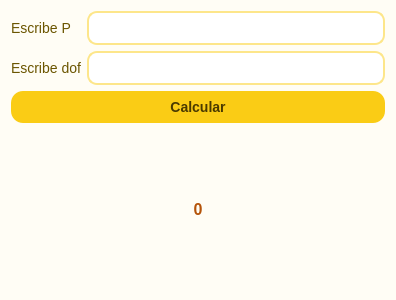
<?xml version="1.0" encoding="UTF-8"?>
<ui version="4.0">
 <class>Dialog</class>
 <widget class="QDialog" name="Dialog">
  <property name="geometry">
   <rect>
    <x>0</x>
    <y>0</y>
    <width>396</width>
    <height>300</height>
   </rect>
  </property>
  <property name="windowTitle">
   <string>Simpson2</string>
  </property>
  <property name="styleSheet">
   <string notr="true">QDialog {
    background-color: #fffdf5;
    font-family: &quot;Segoe UI&quot;, Arial, sans-serif;
}

/* Título */
QLabel#labelTitulo {
    color: #7a5c00;
    font-size: 18px;
    font-weight: bold;
}

/* Etiquetas normales */
QLabel {
    color: #6b5500;
    font-size: 14px;
}
QLabel#label_resultado {
    color: #6b5500;
    font-size: 48px;
}

/* Inputs */
QLineEdit {
    background-color: #ffffff;
    border: 2px solid #fde68a;
    border-radius: 10px;
    padding: 6px 10px;
    font-size: 14px;
    color: #5a4500;
}

QLineEdit:focus {
    border: 2px solid #facc15;
    background-color: #fffbeb;
}

/* Botón */
QPushButton {
    background-color: #facc15;
    color: #4a3a00;
    border-radius: 12px;
    padding: 8px;
    font-size: 14px;
    font-weight: bold;
}

QPushButton:hover {
    background-color: #eab308;
}

QPushButton:pressed {
    background-color: #ca8a04;
    color: white;
}

/* Resultado */
QLabel#label_resultado {
    font-size: 16px;
    font-weight: bold;
    color: #b45309;
}</string>
  </property>
  <layout class="QVBoxLayout" name="verticalLayout_2">
   <item>
    <layout class="QVBoxLayout" name="verticalLayout">
     <item>
      <layout class="QGridLayout" name="gridLayout">
       <item row="0" column="0">
        <widget class="QLabel" name="label">
         <property name="text">
          <string>Escribe P</string>
         </property>
        </widget>
       </item>
       <item row="0" column="1">
        <widget class="QLineEdit" name="edit_numero1"/>
       </item>
       <item row="1" column="0">
        <widget class="QLabel" name="label_2">
         <property name="text">
          <string>Escribe dof</string>
         </property>
        </widget>
       </item>
       <item row="1" column="1">
        <widget class="QLineEdit" name="edit_numero2"/>
       </item>
      </layout>
     </item>
     <item>
      <widget class="QPushButton" name="pushButton">
       <property name="text">
        <string>Calcular</string>
       </property>
      </widget>
     </item>
     <item>
      <widget class="QLabel" name="label_resultado">
       <property name="text">
        <string>0</string>
       </property>
       <property name="alignment">
        <set>Qt::AlignCenter</set>
       </property>
      </widget>
     </item>
    </layout>
   </item>
  </layout>
 </widget>
 <resources/>
 <connections/>
</ui>
